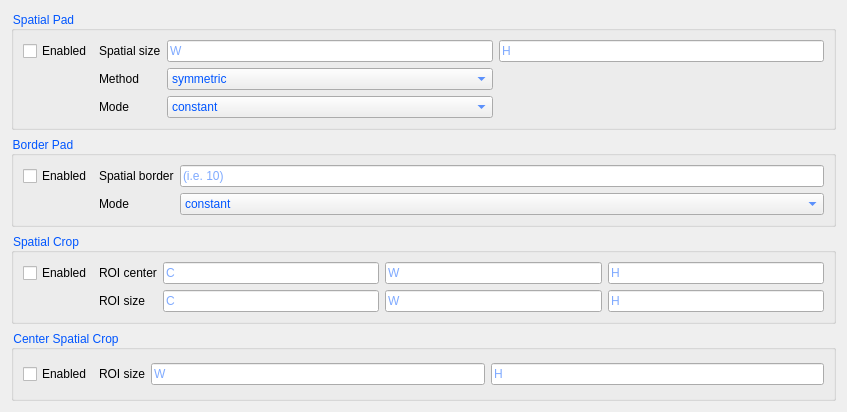
         <widget class="QWidget" name="scrollAreaWidgetContents_5">
          <property name="geometry">
           <rect>
            <x>0</x>
            <y>0</y>
            <width>847</width>
            <height>412</height>
           </rect>
          </property>
          <property name="layoutDirection">
           <enum>Qt::LeftToRight</enum>
          </property>
          <layout class="QVBoxLayout" name="verticalLayout_5">
           <item>
            <widget class="QGroupBox" name="groupBox_21">
             <property name="autoFillBackground">
              <bool>true</bool>
             </property>
             <property name="styleSheet">
              <string notr="true">color: rgb(0, 170, 255);
color: rgb(0, 85, 255);</string>
             </property>
             <property name="title">
              <string>Spatial Pad</string>
             </property>
             <layout class="QGridLayout" name="gridLayout_25">
              <item row="0" column="0">
               <widget class="QCheckBox" name="spatialPadEnabled">
                <property name="styleSheet">
                 <string notr="true">color: rgb(0, 0, 0)</string>
                </property>
                <property name="text">
                 <string>Enabled</string>
                </property>
               </widget>
              </item>
              <item row="2" column="2">
               <widget class="QComboBox" name="spatialPadMode">
                <item>
                 <property name="text">
                  <string>constant</string>
                 </property>
                </item>
                <item>
                 <property name="text">
                  <string>edge</string>
                 </property>
                </item>
                <item>
                 <property name="text">
                  <string>linear_ramp</string>
                 </property>
                </item>
                <item>
                 <property name="text">
                  <string>maximum</string>
                 </property>
                </item>
                <item>
                 <property name="text">
                  <string>mean</string>
                 </property>
                </item>
                <item>
                 <property name="text">
                  <string>median</string>
                 </property>
                </item>
                <item>
                 <property name="text">
                  <string>minimum</string>
                 </property>
                </item>
                <item>
                 <property name="text">
                  <string>reflect</string>
                 </property>
                </item>
                <item>
                 <property name="text">
                  <string>symmetric</string>
                 </property>
                </item>
                <item>
                 <property name="text">
                  <string>wrap</string>
                 </property>
                </item>
                <item>
                 <property name="text">
                  <string>empty</string>
                 </property>
                </item>
                <item>
                 <property name="text">
                  <string>circular</string>
                 </property>
                </item>
                <item>
                 <property name="text">
                  <string>replicate</string>
                 </property>
                </item>
               </widget>
              </item>
              <item row="0" column="1">
               <widget class="QLabel" name="label_15">
                <property name="styleSheet">
                 <string notr="true">color: rgb(0,0,0);</string>
                </property>
                <property name="text">
                 <string>Spatial size</string>
                </property>
               </widget>
              </item>
              <item row="1" column="2">
               <widget class="QComboBox" name="spatialPadMethod">
                <item>
                 <property name="text">
                  <string>symmetric</string>
                 </property>
                </item>
                <item>
                 <property name="text">
                  <string>end</string>
                 </property>
                </item>
               </widget>
              </item>
              <item row="2" column="1">
               <widget class="QLabel" name="label_29">
                <property name="styleSheet">
                 <string notr="true">color: rgb(0,0,0);</string>
                </property>
                <property name="text">
                 <string>Mode</string>
                </property>
               </widget>
              </item>
              <item row="1" column="1">
               <widget class="QLabel" name="label_16">
                <property name="styleSheet">
                 <string notr="true">color: rgb(0,0,0);</string>
                </property>
                <property name="text">
                 <string>Method</string>
                </property>
               </widget>
              </item>
              <item row="0" column="4">
               <widget class="QLineEdit" name="spatialPadH">
                <property name="enabled">
                 <bool>true</bool>
                </property>
                <property name="styleSheet">
                 <string notr="true">color: rgb(0, 170, 255);
color: rgb(0, 85, 255);</string>
                </property>
                <property name="placeholderText">
                 <string>H</string>
                </property>
               </widget>
              </item>
              <item row="0" column="2">
               <widget class="QLineEdit" name="spatialPadW">
                <property name="enabled">
                 <bool>true</bool>
                </property>
                <property name="styleSheet">
                 <string notr="true">color: rgb(0, 170, 255);
color: rgb(0, 85, 255);</string>
                </property>
                <property name="placeholderText">
                 <string>W</string>
                </property>
               </widget>
              </item>
             </layout>
            </widget>
           </item>
           <item>
            <widget class="QGroupBox" name="groupBox_22">
             <property name="enabled">
              <bool>true</bool>
             </property>
             <property name="autoFillBackground">
              <bool>true</bool>
             </property>
             <property name="styleSheet">
              <string notr="true">color: rgb(0, 85, 255);</string>
             </property>
             <property name="title">
              <string>Border Pad</string>
             </property>
             <layout class="QGridLayout" name="gridLayout_26">
              <item row="0" column="0">
               <widget class="QCheckBox" name="borderPadEnabled">
                <property name="styleSheet">
                 <string notr="true">color: rgb(0, 0, 0);</string>
                </property>
                <property name="text">
                 <string>Enabled</string>
                </property>
               </widget>
              </item>
              <item row="0" column="2">
               <widget class="QLineEdit" name="borderPadSpatialBorder">
                <property name="styleSheet">
                 <string notr="true">color: rgb(0, 170, 255);
color: rgb(0, 85, 255);</string>
                </property>
                <property name="placeholderText">
                 <string>(i.e. 10)</string>
                </property>
               </widget>
              </item>
              <item row="1" column="1">
               <widget class="QLabel" name="label_30">
                <property name="styleSheet">
                 <string notr="true">color: rgb(0,0,0);</string>
                </property>
                <property name="text">
                 <string>Mode</string>
                </property>
               </widget>
              </item>
              <item row="0" column="1">
               <widget class="QLabel" name="label_34">
                <property name="styleSheet">
                 <string notr="true">color: rgb(0, 0, 0);</string>
                </property>
                <property name="text">
                 <string>Spatial border</string>
                </property>
               </widget>
              </item>
              <item row="1" column="2">
               <widget class="QComboBox" name="borderPadMode">
                <item>
                 <property name="text">
                  <string>constant</string>
                 </property>
                </item>
                <item>
                 <property name="text">
                  <string>edge</string>
                 </property>
                </item>
                <item>
                 <property name="text">
                  <string>linear_ramp</string>
                 </property>
                </item>
                <item>
                 <property name="text">
                  <string>maximum</string>
                 </property>
                </item>
                <item>
                 <property name="text">
                  <string>mean</string>
                 </property>
                </item>
                <item>
                 <property name="text">
                  <string>median</string>
                 </property>
                </item>
                <item>
                 <property name="text">
                  <string>minimum</string>
                 </property>
                </item>
                <item>
                 <property name="text">
                  <string>reflect</string>
                 </property>
                </item>
                <item>
                 <property name="text">
                  <string>symmetric</string>
                 </property>
                </item>
                <item>
                 <property name="text">
                  <string>wrap</string>
                 </property>
                </item>
                <item>
                 <property name="text">
                  <string>empty</string>
                 </property>
                </item>
                <item>
                 <property name="text">
                  <string>circular</string>
                 </property>
                </item>
                <item>
                 <property name="text">
                  <string>replicate</string>
                 </property>
                </item>
               </widget>
              </item>
             </layout>
            </widget>
           </item>
           <item>
            <widget class="QGroupBox" name="groupBox_23">
             <property name="autoFillBackground">
              <bool>true</bool>
             </property>
             <property name="styleSheet">
              <string notr="true">color: rgb(0, 85, 255);</string>
             </property>
             <property name="title">
              <string>Spatial Crop</string>
             </property>
             <layout class="QGridLayout" name="gridLayout_29">
              <item row="1" column="3">
               <widget class="QLineEdit" name="spatialCropSizeW">
                <property name="placeholderText">
                 <string>W</string>
                </property>
               </widget>
              </item>
              <item row="0" column="4">
               <widget class="QLineEdit" name="spatialCropCenterH">
                <property name="placeholderText">
                 <string>H</string>
                </property>
               </widget>
              </item>
              <item row="0" column="3">
               <widget class="QLineEdit" name="spatialCropCenterW">
                <property name="placeholderText">
                 <string>W</string>
                </property>
               </widget>
              </item>
              <item row="1" column="1">
               <widget class="QLabel" name="label_32">
                <property name="styleSheet">
                 <string notr="true">color: rgb(0,0,0);</string>
                </property>
                <property name="text">
                 <string>ROI size</string>
                </property>
               </widget>
              </item>
              <item row="0" column="0">
               <widget class="QCheckBox" name="spatialCropEnabled">
                <property name="styleSheet">
                 <string notr="true">color: rgb(0, 0, 0);</string>
                </property>
                <property name="text">
                 <string>Enabled</string>
                </property>
               </widget>
              </item>
              <item row="1" column="2">
               <widget class="QLineEdit" name="spatialCropSizeC">
                <property name="placeholderText">
                 <string>C</string>
                </property>
               </widget>
              </item>
              <item row="0" column="1">
               <widget class="QLabel" name="label_31">
                <property name="styleSheet">
                 <string notr="true">color: rgb(0,0,0);</string>
                </property>
                <property name="text">
                 <string>ROI center</string>
                </property>
               </widget>
              </item>
              <item row="1" column="4">
               <widget class="QLineEdit" name="spatialCropSizeH">
                <property name="placeholderText">
                 <string>H</string>
                </property>
               </widget>
              </item>
              <item row="0" column="2">
               <widget class="QLineEdit" name="spatialCropCenterC">
                <property name="styleSheet">
                 <string notr="true"/>
                </property>
                <property name="placeholderText">
                 <string>C</string>
                </property>
               </widget>
              </item>
             </layout>
            </widget>
           </item>
           <item>
            <widget class="QGroupBox" name="groupBox_24">
             <property name="enabled">
              <bool>true</bool>
             </property>
             <property name="autoFillBackground">
              <bool>true</bool>
             </property>
             <property name="styleSheet">
              <string notr="true">color: rgb(0, 85, 255);</string>
             </property>
             <property name="title">
              <string>Center Spatial Crop</string>
             </property>
             <layout class="QGridLayout" name="gridLayout_28">
              <item row="0" column="0">
               <widget class="QCheckBox" name="centerSpatialCropEnabled">
                <property name="styleSheet">
                 <string notr="true">color: rgb(0, 0,0);</string>
                </property>
                <property name="text">
                 <string>Enabled</string>
                </property>
               </widget>
              </item>
              <item row="0" column="2">
               <widget class="QLineEdit" name="centerSpatialCropSizeW">
                <property name="placeholderText">
                 <string>W</string>
                </property>
               </widget>
              </item>
              <item row="0" column="1">
               <widget class="QLabel" name="label_33">
                <property name="styleSheet">
                 <string notr="true">color: rgb(0,0,0);</string>
                </property>
                <property name="text">
                 <string>ROI size</string>
                </property>
               </widget>
              </item>
              <item row="0" column="3">
               <widget class="QLineEdit" name="centerSpatialCropSizeH">
                <property name="placeholderText">
                 <string>H</string>
                </property>
               </widget>
              </item>
             </layout>
            </widget>
           </item>
          </layout>
         </widget>
